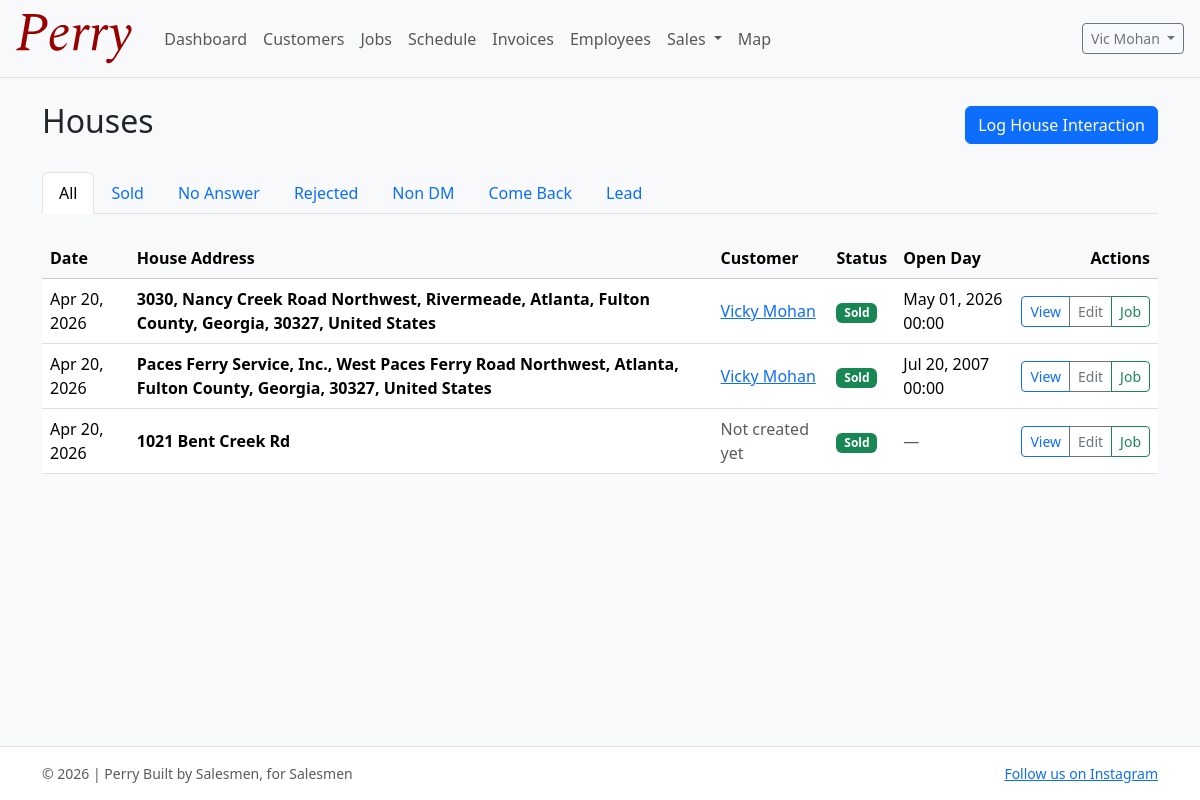
Screenshot of /sales/sales/ (signed in) with the database file from the repository.
### accounts/models.py (models this page shows, shortened)
class User(AbstractUser):
    email = models.EmailField(blank=True)
    phone_number = models.CharField(max_length=30, blank=True)
    role = models.CharField(max_length=20, choices=UserRole.choices, default=UserRole.SELLER)
    profile_image = models.ImageField(upload_to="profile_pics/", null=True, blank=True)
    commission_tier = models.CharField(
        max_length=20, choices=CommissionTier.choices, default=CommissionTier.AMATEUR
    )
    commission_override_percentage = models.DecimalField(
        max_digits=5,
        decimal_places=2,
        null=True,
        blank=True,
        help_text="If set, overrides the tier percentage (e.g. 12.5 for 12.5%).",
    )
    hire_date = models.DateField(null=True, blank=True, default=timezone.now)
    def get_full_name(self) -> str:  # type: ignore[override]
        full = f"{self.first_name} {self.last_name}".strip()
        return full or self.username

### sales/models.py (models this page shows, shortened)
class Sale(models.Model):
    user = models.ForeignKey(settings.AUTH_USER_MODEL, on_delete=models.PROTECT, related_name="sales")
    house = models.ForeignKey("geolocation.House", on_delete=models.CASCADE, related_name="sales")
    customer = models.ForeignKey("customers.Customer", on_delete=models.CASCADE, related_name="sales", null=True, blank=True)
    status = models.CharField(max_length=20, choices=SaleStatus.choices, default=SaleStatus.NO_ANSWER)
    quote_price = models.DecimalField(max_digits=10, decimal_places=2, null=True, blank=True)
    open_day = models.DateTimeField(null=True, blank=True, help_text="Scheduled open day if customer agreed")
    notes = models.TextField(blank=True)
    created_at = models.DateTimeField(auto_now_add=True)
    updated_at = models.DateTimeField(auto_now=True)
    class Meta:
        ordering = ["-created_at"]
        verbose_name_plural = "Sales"

### geolocation/models.py (models this page shows, shortened)
class House(models.Model):
    address = models.CharField(max_length=255)
    latitude = models.DecimalField(max_digits=9, decimal_places=6)
    longitude = models.DecimalField(max_digits=9, decimal_places=6)
    status = models.CharField(max_length=20, choices=HouseStatus.choices, default=HouseStatus.NO_ANSWER)
    created_by = models.ForeignKey(
        settings.AUTH_USER_MODEL, on_delete=models.PROTECT, related_name="houses"
    )
    created_at = models.DateTimeField(auto_now_add=True)
    class Meta:
        ordering = ["-created_at"]

### customers/models.py (models this page shows, shortened)
class Customer(models.Model):
    first_name = models.CharField(max_length=80)
    last_name = models.CharField(max_length=80)
    phone = models.CharField(max_length=30, blank=True)
    email = models.EmailField(blank=True)
    address = models.CharField(max_length=255, blank=True)
    city = models.CharField(max_length=120, blank=True)
    state = models.CharField(max_length=60, blank=True)
    zip_code = models.CharField(max_length=20, blank=True)
    notes = models.TextField(blank=True)
    first_job_date = models.DateField(null=True, blank=True)
    created_at = models.DateTimeField(auto_now_add=True)
    updated_at = models.DateTimeField(auto_now=True)
    class Meta:
        ordering = ["last_name", "first_name"]
    def __str__(self) -> str:
        return f"{self.first_name} {self.last_name}".strip()

### sales/views.py (the view)
# urls.py: path("sales/", sale_list, name="sale_list"),
@login_required
def sale_list(request):
    qs = Sale.objects.select_related("user", "house", "customer").order_by("-created_at")
    if getattr(request.user, "role", None) == "SELLER":
        qs = qs.filter(user=request.user)
    status = request.GET.get("status")
    if status:
        qs = qs.filter(status=status)
    sales = qs[:500]
    status_choices = Sale._meta.get_field("status").choices
    return render(
        request,
        "sales/sale_list.html",
        {"sales": sales, "status": status, "status_choices": status_choices},
    )

### templates/sales/sale_list.html (shortened to what this page needs)
{% extends "base.html" %}
{% block content %}
<div class="d-flex justify-content-between align-items-center mb-4">
  <h2>Houses</h2>
  <a href="{% url 'house_interaction_create' %}" class="btn btn-primary">Log House Interaction</a>
</div>
<ul class="nav nav-tabs mb-4">
  <li class="nav-item">
    <a class="nav-link {% if not status %}active{% endif %}" href="?">All</a>
  </li>
  {% for key, label in status_choices %}
    <li class="nav-item">
      <a class="nav-link {% if status == key %}active{% endif %}" href="?status={{ key }}">{{ label }}</a>
    </li>
  {% endfor %}
</ul>
{% if sales %}
  <div class="table-responsive">
    <table class="table table-hover align-middle">
      <thead class="table-light">
        <tr>
          <th>Date</th>
          <th>House Address</th>
          <th>Customer</th>
          <th>Status</th>
          <th>Open Day</th>
          <th class="text-end">Actions</th>
        </tr>
      </thead>
      <tbody>
        {% for sale in sales %}
          <tr>
            <td>{{ sale.created_at|date:"M d, Y" }}</td>
            <td>
              <strong>{{ sale.house.address }}</strong>
            </td>
            <td>
              {% if sale.customer %}
                <a href="{% url 'customer_detail' sale.customer.id %}">{{ sale.customer }}</a>
              {% else %}
                <span class="text-muted">Not created yet</span>
              {% endif %}
            </td>
            <td>
              <span class="badge bg-{% if sale.status == 'SOLD' %}success{% elif sale.status == 'LEAD' or sale.status == 'COME_BACK' %}warning{% elif sale.status == 'REJECTED' or sale.status == 'NO_ANSWER' %}secondary{% elif sale.status == 'NON_DM' %}danger{% endif %}">
                {{ sale.get_status_display }}
              </span>
            </td>
            <td>
              {% if sale.open_day %}
                {{ sale.open_day|date:"M d, Y H:i" }}
              {% else %}
                <span class="text-muted">—</span>
              {% endif %}
            </td>
            <td class="text-end">
              <div class="btn-group btn-group-sm" role="group">
                <a href="{% url 'sale_detail' sale.id %}" class="btn btn-outline-primary" title="View">
                   View
                </a>
                <a href="{% url 'sale_edit' sale.id %}" class="btn btn-outline-secondary" title="Edit status">
                  Edit
                </a>
                {% if sale.status == 'SOLD' or sale.status == 'LEAD' %}
                  <a href="{% url 'sale_to_job' sale.id %}" class="btn btn-outline-success" title="Convert to Job">
                     Job
                  </a>
                {% endif %}
              </div>
            </td>
          </tr>
        {% endfor %}
      </tbody>
    </table>
  </div>
{% else %}
  <div class="alert alert-info" role="alert">
    <strong>No houses yet!</strong> Start by logging a house interaction.
  </div>
{% endif %}
{% endblock %}

### templates/base.html (shortened to what this page needs)
{% load static %}
<!doctype html>
<html lang="en">
  <head>
    <link
      href="https://cdn.jsdelivr.net/npm/bootstrap@5.3.3/dist/css/bootstrap.min.css"
      rel="stylesheet"
    />
  </head>
  <body class="d-flex flex-column min-vh-100 bg-light">
    <nav class="navbar navbar-expand-lg bg-body-tertiary border-bottom">
      <div class="container-fluid px-3">
        <a class="navbar-brand" href="{% url 'dashboard' %}">
          <img src="{% static 'images/PerryLogoOfficial.svg' %}" alt="Perry" height="50" class="d-inline-block align-text-top me-2" />
        </a>
        <div class="collapse navbar-collapse" id="navbarMain">
          <ul class="navbar-nav me-auto mb-2 mb-lg-0">
            <li class="nav-item">
              <a class="nav-link" href="{% url 'dashboard' %}">Dashboard</a>
            </li>
            <li class="nav-item">
              <a class="nav-link" href="{% url 'customer_list' %}">Customers</a>
            </li>
            <li class="nav-item">
              <a class="nav-link" href="{% url 'job_list' %}">Jobs</a>
            </li>
            <li class="nav-item">
              <a class="nav-link" href="{% url 'schedule_list' %}">Schedule</a>
            </li>
            <li class="nav-item">
              <a class="nav-link" href="{% url 'invoice_list' %}">Invoices</a>
            </li>
            {% if user.is_authenticated %}
              <li class="nav-item">
                <a class="nav-link" href="{% url 'employees_list' %}">Employees</a>
              </li>
            {% endif %}
            {% if user.is_authenticated %}
              <li class="nav-item dropdown">
                <a class="nav-link dropdown-toggle" href="#" role="button" data-bs-toggle="dropdown" aria-expanded="false">
                  Sales
                </a>
              </li>
            {% endif %}
            <li class="nav-item">
              <a class="nav-link" href="{% url 'map' %}">Map</a>
            </li>
          </ul>
          <div class="d-flex gap-2">
            {% if user.is_authenticated %}
              <div class="dropdown">
                <button class="btn btn-outline-secondary btn-sm dropdown-toggle" data-bs-toggle="dropdown">
                  {{ user.get_full_name|default:user.username }}
                </button>
              </div>
            {% else %}
              <a class="btn btn-outline-secondary btn-sm" href="{% url 'register' %}">Sign Up</a>
              <a class="btn btn-primary btn-sm" href="{% url 'login' %}">Login</a>
            {% endif %}
          </div>
        </div>
      </div>
    </nav>
    <main class="flex-grow-1">
      <div class="container py-4">
        {% block content %}{% endblock %}
      </div>
    </main>
    <footer class="border-top bg-white">
      <div class="container py-3 small text-muted d-flex justify-content-between gap-3 flex-wrap">
        <span>&copy; {% now "Y" %} | Perry Built by Salesmen, for Salesmen</span>
        <span><a href="https://www.instagram.com/collegiatecleanersllc" target="_blank">Follow us on Instagram</a></span>
      </div>
    </footer>
  </body>
</html>

### rows the page displays
User: get_full_name "Vic Mohan"
Sale: created_at "Apr 20, 2026", house.address "3030, Nancy Creek Road Northwest, Rivermeade, Atlanta, Fulton County, Georgia, 30327, United States", customer "Vicky Mohan", status "Sold", open_day "May 01, 2026 00:00", shows "Job"
Sale: created_at "Apr 20, 2026", house.address "Paces Ferry Service, Inc., West Paces Ferry Road Northwest, Atlanta, Fulton County, Georgia, 30327, United States", customer "Vicky Mohan", status "Sold", open_day "Jul 20, 2007 00:00", shows "Job"
Sale: created_at "Apr 20, 2026", house.address "1021 Bent Creek Rd", shows "Not created yet", status "Sold", shows "Job"

### other values shown
{{ label }} "Sold" "No Answer" "Rejected" "Non DM" "Come Back" "Lead"
